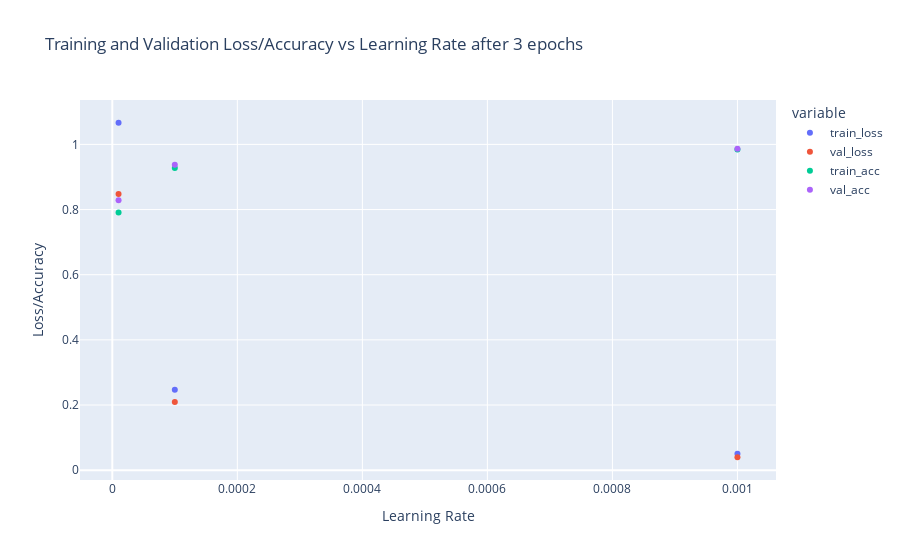

Source (notebook cell):
### Code cell
df_results = pd.DataFrame(results)
fig = px.scatter(df_results, x="learning_rates", y=["train_loss", "val_loss", "train_acc", "val_acc"],
              labels={"value": "Loss/Accuracy", "learning_rates": "Learning Rate"},
              title="Training and Validation Loss/Accuracy vs Learning Rate after 3 epochs")
fig.show()

### Figure 1 — Plotly figure (JSON) as saved in the notebook; plotly's stock layout.template omitted (floating-point values rounded to 4 significant figures)
{"data": [{"hovertemplate": "variable=train_loss<br>Learning Rate=%{x}<br>Loss/Accuracy=%{y}<extra></extra>", "legendgroup": "train_loss", "marker": {"color": "#636efa", "symbol": "circle"}, "mode": "markers", "name": "train_loss", "orientation": "v", "showlegend": true, "type": "scatter", "x": [0.001, 0.0001, 1e-05], "xaxis": "x", "y": [0.05067, 0.2468, 1.066], "yaxis": "y"}, {"hovertemplate": "variable=val_loss<br>Learning Rate=%{x}<br>Loss/Accuracy=%{y}<extra></extra>", "legendgroup": "val_loss", "marker": {"color": "#EF553B", "symbol": "circle"}, "mode": "markers", "name": "val_loss", "orientation": "v", "showlegend": true, "type": "scatter", "x": [0.001, 0.0001, 1e-05], "xaxis": "x", "y": [0.03973, 0.2093, 0.8479], "yaxis": "y"}, {"hovertemplate": "variable=train_acc<br>Learning Rate=%{x}<br>Loss/Accuracy=%{y}<extra></extra>", "legendgroup": "train_acc", "marker": {"color": "#00cc96", "symbol": "circle"}, "mode": "markers", "name": "train_acc", "orientation": "v", "showlegend": true, "type": "scatter", "x": [0.001, 0.0001, 1e-05], "xaxis": "x", "y": [0.9843, 0.9272, 0.7907], "yaxis": "y"}, {"hovertemplate": "variable=val_acc<br>Learning Rate=%{x}<br>Loss/Accuracy=%{y}<extra></extra>", "legendgroup": "val_acc", "marker": {"color": "#ab63fa", "symbol": "circle"}, "mode": "markers", "name": "val_acc", "orientation": "v", "showlegend": true, "type": "scatter", "x": [0.001, 0.0001, 1e-05], "xaxis": "x", "y": [0.9867, 0.9378, 0.8289], "yaxis": "y"}], "layout": {"legend": {"title": {"text": "variable"}, "tracegroupgap": 0}, "title": {"text": "Training and Validation Loss/Accuracy vs Learning Rate after 3 epochs"}, "xaxis": {"anchor": "y", "domain": [0, 1], "title": {"text": "Learning Rate"}}, "yaxis": {"anchor": "x", "domain": [0, 1], "title": {"text": "Loss/Accuracy"}}}}
